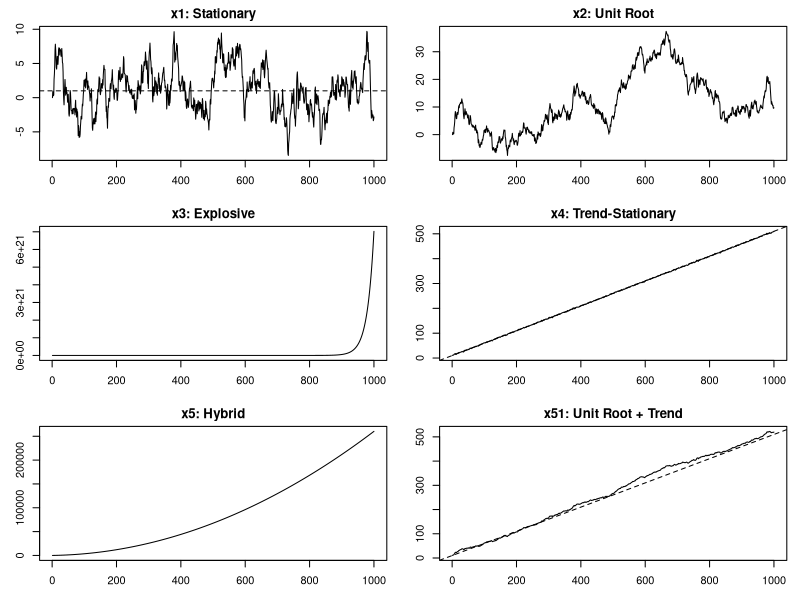
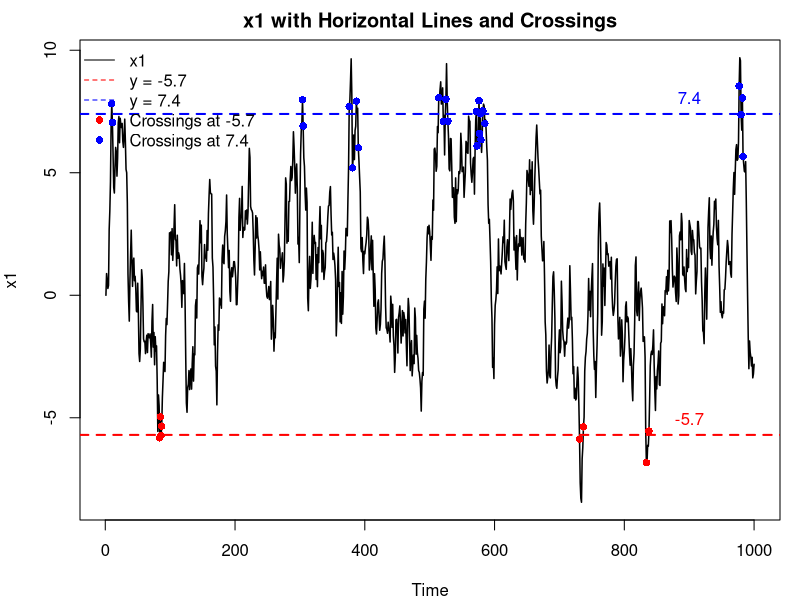
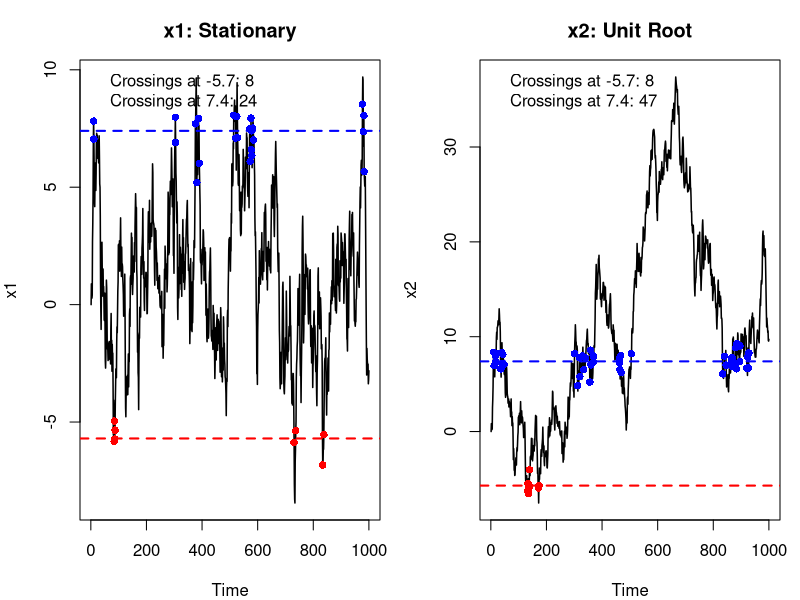
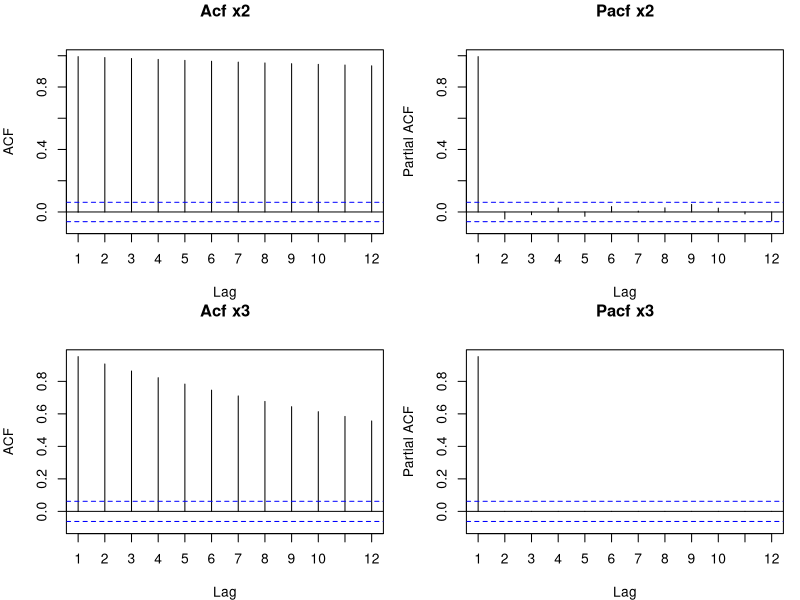
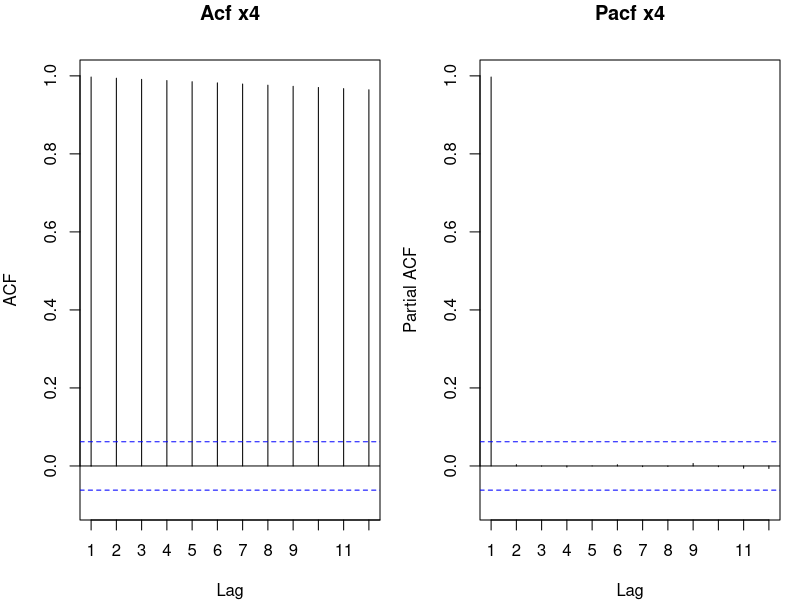
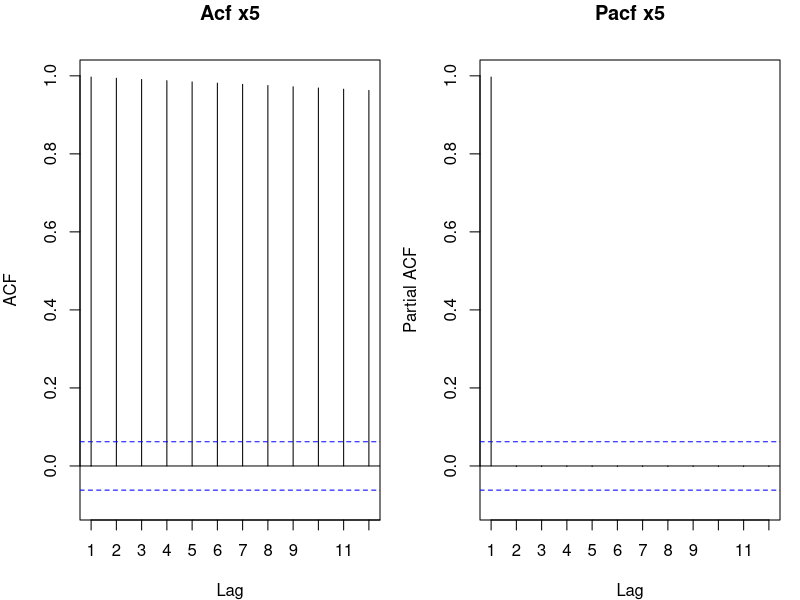
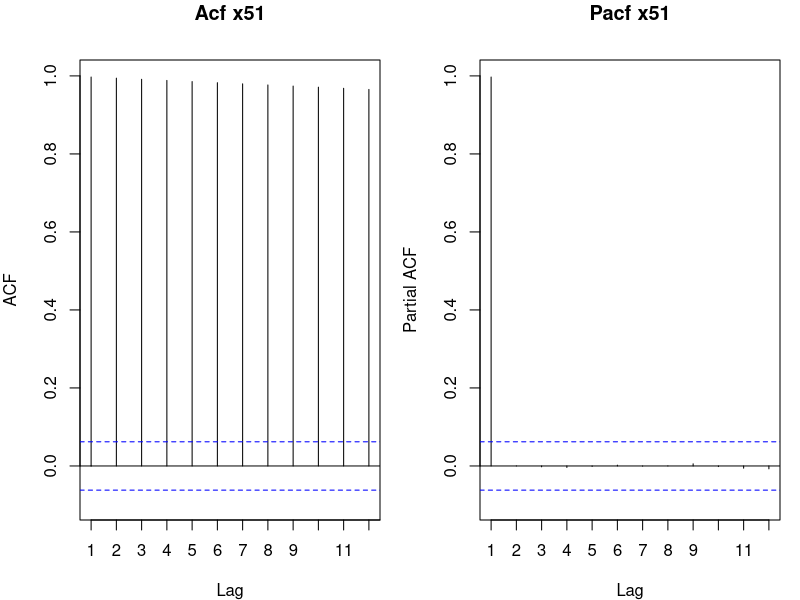
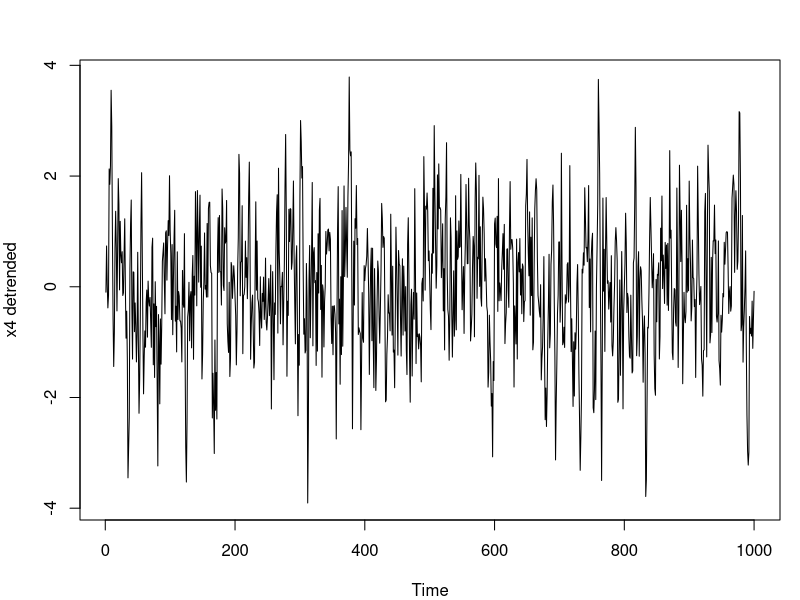

R code for these plots, in order:
############################
## Unit Roots - Graphical Inspection
############################

# Clear workspace
rm(list = ls())

# -----------------------------------
# Load packages
# -----------------------------------
load_package <- function(x) {
  x <- as.character(match.call()[[2]])
  if (!require(x, character.only = TRUE)) {
    install.packages(pkgs = x, repos = "https://cloud.r-project.org")
    require(x, character.only = TRUE)
  }
}

load_package("tseries")
load_package("forecast")

library(forecast)
library(tseries)

set.seed(123456)

# -----------------------------------
# Simulate the series
# -----------------------------------
n <- 1000
time_series <- 1:n

u   <- rep(0, n)
x1  <- rep(0, n)
x2  <- rep(0, n)
x3  <- rep(0, n)
x4  <- rep(0, n)
x5  <- rep(0, n)
x51 <- rep(0, n)

psi1 <- 0.95
psi2 <- 1.00
psi3 <- 1.05
psi4 <- 0.50

m      <- 1
delta0 <- 10
delta1 <- 0.5

x4[1]  <- delta0 + delta1
x5[1]  <- delta0 + delta1
x51[1] <- delta0 + delta1

for (t in 2:n) {
  u[t] <- rnorm(1)

  # Stationary around mean m
  x1[t] <- m + psi1 * (x1[t - 1] - m) + u[t]

  # Unit root
  x2[t] <- m + psi2 * (x2[t - 1] - m) + u[t]

  # Explosive
  x3[t] <- m + psi3 * (x3[t - 1] - m) + u[t]

  # Trend-stationary
  x4[t] <- delta0 + delta1 * t +
    psi4 * (x4[t - 1] - delta0 - delta1 * (t - 1)) + u[t]

  # Hybrid / badly behaved trending process
  x5[t] <- delta0 + delta1 * t + psi2 * x5[t - 1] + u[t]

  # Unit root around deterministic trend
  x51[t] <- delta0 + delta1 * t +
    psi2 * (x51[t - 1] - delta0 - delta1 * (t - 1)) + u[t]
}

# -----------------------------------
# Helper function: find crossings
# -----------------------------------
find_crossings <- function(series, level) {
  idx <- which((series[-1] - level) * (series[-length(series)] - level) < 0)
  return(idx + 1)
}

# Levels for horizontal lines
h1 <- -5.7
h2 <-  7.4

# Crossings for x1 and x2
cross_x1_h1 <- find_crossings(x1, h1)
cross_x1_h2 <- find_crossings(x1, h2)

cross_x2_h1 <- find_crossings(x2, h1)
cross_x2_h2 <- find_crossings(x2, h2)

# -----------------------------------
# Plot all series
# -----------------------------------
par(mfrow = c(3, 2), mar = c(3, 3, 2, 1))

plot(time_series, x1, type = "l", main = "x1: Stationary",
     xlab = "Time", ylab = "x1")
abline(h = m, lty = 2)

plot(time_series, x2, type = "l", main = "x2: Unit Root",
     xlab = "Time", ylab = "x2")

plot(time_series, x3, type = "l", main = "x3: Explosive",
     xlab = "Time", ylab = "x3")

plot(time_series, x4, type = "l", main = "x4: Trend-Stationary",
     xlab = "Time", ylab = "x4")
abline(a = delta0, b = delta1, lty = 2)

plot(time_series, x5, type = "l", main = "x5: Hybrid",
     xlab = "Time", ylab = "x5")

plot(time_series, x51, type = "l", main = "x51: Unit Root + Trend",
     xlab = "Time", ylab = "x51")
abline(a = delta0, b = delta1, lty = 2)

# -----------------------------------
# Special plot for x1 with horizontal lines and crossings
# -----------------------------------
par(mfrow = c(1, 1), mar = c(4, 4, 2, 1))

plot(time_series, x1, type = "l", lwd = 1.5,
     main = "x1 with Horizontal Lines and Crossings",
     xlab = "Time", ylab = "x1")

abline(h = h1, col = "red",  lty = 2, lwd = 2)
abline(h = h2, col = "blue", lty = 2, lwd = 2)

points(time_series[cross_x1_h1], x1[cross_x1_h1], col = "red",  pch = 16)
points(time_series[cross_x1_h2], x1[cross_x1_h2], col = "blue", pch = 16)

text(x = 900, y = h1, labels = "-5.7", col = "red",  pos = 3)
text(x = 900, y = h2, labels = "7.4",  col = "blue", pos = 3)

legend("topleft",
       legend = c("x1", "y = -5.7", "y = 7.4", "Crossings at -5.7", "Crossings at 7.4"),
       col    = c("black", "red", "blue", "red", "blue"),
       lty    = c(1, 2, 2, NA, NA),
       pch    = c(NA, NA, NA, 16, 16),
       bty    = "n")

# -----------------------------------
# Comparison plot: x1 versus x2
# -----------------------------------
par(mfrow = c(1, 2), mar = c(4, 4, 3, 1))

plot(time_series, x1, type = "l", lwd = 1.5,
     main = "x1: Stationary",
     xlab = "Time", ylab = "x1")
abline(h = h1, col = "red",  lty = 2, lwd = 2)
abline(h = h2, col = "blue", lty = 2, lwd = 2)
points(time_series[cross_x1_h1], x1[cross_x1_h1], col = "red",  pch = 16)
points(time_series[cross_x1_h2], x1[cross_x1_h2], col = "blue", pch = 16)
legend("topleft",
       legend = c(
         paste("Crossings at -5.7:", length(cross_x1_h1)),
         paste("Crossings at 7.4:",  length(cross_x1_h2))
       ),
       bty = "n")

plot(time_series, x2, type = "l", lwd = 1.5,
     main = "x2: Unit Root",
     xlab = "Time", ylab = "x2")
abline(h = h1, col = "red",  lty = 2, lwd = 2)
abline(h = h2, col = "blue", lty = 2, lwd = 2)
points(time_series[cross_x2_h1], x2[cross_x2_h1], col = "red",  pch = 16)
points(time_series[cross_x2_h2], x2[cross_x2_h2], col = "blue", pch = 16)
legend("topleft",
       legend = c(
         paste("Crossings at -5.7:", length(cross_x2_h1)),
         paste("Crossings at 7.4:",  length(cross_x2_h2))
       ),
       bty = "n")

# -----------------------------------
# Print crossing counts
# -----------------------------------
cat("\n=============================\n")
cat("Crossing counts\n")
cat("=============================\n")
cat("x1 crossings at -5.7:", length(cross_x1_h1), "\n")
cat("x1 crossings at  7.4:", length(cross_x1_h2), "\n")
cat("x2 crossings at -5.7:", length(cross_x2_h1), "\n")
cat("x2 crossings at  7.4:", length(cross_x2_h2), "\n")

# -----------------------------------
# ACF and PACF for x2 and x3
# -----------------------------------
par(mfrow = c(2, 2))
Acf(x2, lag.max = 12, main = "Acf x2")
Pacf(x2, lag.max = 12, main = "Pacf x2")
Acf(x3, lag.max = 12, main = "Acf x3")
Pacf(x3, lag.max = 12, main = "Pacf x3")

# -----------------------------------
# ACF and PACF for x4
# -----------------------------------
par(mfrow = c(1, 2))
Acf(x4, lag.max = 12, main = "Acf x4")
Pacf(x4, lag.max = 12, main = "Pacf x4")

# -----------------------------------
# ACF and PACF for x5
# -----------------------------------
par(mfrow = c(1, 2))
Acf(x5, lag.max = 12, main = "Acf x5")
Pacf(x5, lag.max = 12, main = "Pacf x5")

# -----------------------------------
# ACF and PACF for x51
# -----------------------------------
par(mfrow = c(1, 2))
Acf(x51, lag.max = 12, main = "Acf x51")
Pacf(x51, lag.max = 12, main = "Pacf x51")

# -----------------------------------
# Detrending x4
# -----------------------------------
x4_dt <- lm(x4 ~ time_series)
summary(x4_dt)
x4_detrend <- x4_dt$residuals

par(mfrow = c(1, 1))
plot(time_series, x4_detrend, type = "l", main = "",
     xlab = "Time", ylab = "x4 detrended")

# -----------------------------------
# Detrending x2
# -----------------------------------
x2_dt <- lm(x2 ~ time_series)
summary(x2_dt)
x2_detrend <- x2_dt$residuals

par(mfrow = c(1, 1))
plot(time_series, x2_detrend, type = "l", main = "",
     xlab = "Time", ylab = "x2 detrended")

# -----------------------------------
# First-differencing x2
# -----------------------------------
dx2 <- diff(x2, lag = 1)
par(mfrow = c(1, 1))
plot(time_series[2:n], dx2, type = "l", main = "",
     xlab = "Time", ylab = "dx2")

# -----------------------------------
# First-differencing x4
# -----------------------------------
dx4 <- diff(x4, lag = 1)
par(mfrow = c(1, 2))
plot(time_series[2:n], dx4, type = "l", main = "",
     xlab = "Time", ylab = "dx4")
plot(time_series[2:n], x4_detrend[2:n], type = "l", main = "",
     xlab = "Time", ylab = "x4_detrend")

# -----------------------------------
# ACF and PACF for dx4 and x4_detrend
# -----------------------------------
par(mfrow = c(2, 2))
Acf(dx4, lag.max = 12, main = "Acf dx4")
Pacf(dx4, lag.max = 12, main = "Pacf dx4")
Acf(x4_detrend, lag.max = 12, main = "Acf x4hat")
Pacf(x4_detrend, lag.max = 12, main = "Pacf x4hat")

# -----------------------------------
# ACF and PACF for dx2, x2_detrend and x2
# -----------------------------------
par(mfrow = c(3, 2))
Acf(dx2, lag.max = 12, main = "Acf dx2")
Pacf(dx2, lag.max = 12, main = "Pacf dx2")
Acf(x2_detrend, lag.max = 12, main = "Acf x2hat")
Pacf(x2_detrend, lag.max = 12, main = "Pacf x2hat")
Acf(x2, lag.max = 12, main = "Acf x2")
Pacf(x2, lag.max = 12, main = "Pacf x2")
